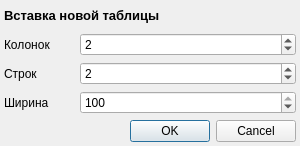
<?xml version="1.0" encoding="UTF-8"?>
<ui version="4.0">
 <class>NewTableDlg</class>
 <widget class="QDialog" name="NewTableDlg">
  <property name="geometry">
   <rect>
    <x>0</x>
    <y>0</y>
    <width>300</width>
    <height>146</height>
   </rect>
  </property>
  <property name="sizePolicy">
   <sizepolicy hsizetype="Fixed" vsizetype="Fixed">
    <horstretch>0</horstretch>
    <verstretch>0</verstretch>
   </sizepolicy>
  </property>
  <property name="minimumSize">
   <size>
    <width>0</width>
    <height>146</height>
   </size>
  </property>
  <property name="maximumSize">
   <size>
    <width>16777215</width>
    <height>146</height>
   </size>
  </property>
  <property name="windowTitle">
   <string>Новая таблица</string>
  </property>
  <property name="windowIcon">
   <iconset resource="uocommonmdi.qrc">
    <normaloff>:/images/table_add.png</normaloff>:/images/table_add.png</iconset>
  </property>
  <layout class="QHBoxLayout" name="horizontalLayout">
   <property name="margin">
    <number>4</number>
   </property>
   <item>
    <layout class="QVBoxLayout" name="verticalLayout">
     <item>
      <widget class="QLabel" name="label">
       <property name="font">
        <font>
         <pointsize>10</pointsize>
         <weight>75</weight>
         <bold>true</bold>
        </font>
       </property>
       <property name="text">
        <string>Вставка новой таблицы</string>
       </property>
      </widget>
     </item>
     <item>
      <layout class="QGridLayout" name="gridLayout">
       <item row="0" column="0">
        <widget class="QLabel" name="label_2">
         <property name="text">
          <string>Колонок</string>
         </property>
         <property name="buddy">
          <cstring>m_columnLe</cstring>
         </property>
        </widget>
       </item>
       <item row="1" column="0">
        <widget class="QLabel" name="label_3">
         <property name="text">
          <string>Строк</string>
         </property>
         <property name="buddy">
          <cstring>m_rowLe</cstring>
         </property>
        </widget>
       </item>
       <item row="2" column="0">
        <widget class="QLabel" name="label_4">
         <property name="text">
          <string>Ширина </string>
         </property>
         <property name="buddy">
          <cstring>m_widhtSb</cstring>
         </property>
        </widget>
       </item>
       <item row="2" column="1">
        <widget class="QSpinBox" name="m_widhtSb">
         <property name="minimum">
          <number>10</number>
         </property>
         <property name="maximum">
          <number>100</number>
         </property>
         <property name="singleStep">
          <number>10</number>
         </property>
         <property name="value">
          <number>100</number>
         </property>
        </widget>
       </item>
       <item row="0" column="1">
        <widget class="QSpinBox" name="m_columnLe">
         <property name="minimum">
          <number>1</number>
         </property>
         <property name="value">
          <number>2</number>
         </property>
        </widget>
       </item>
       <item row="1" column="1">
        <widget class="QSpinBox" name="m_rowLe">
         <property name="minimumSize">
          <size>
           <width>216</width>
           <height>0</height>
          </size>
         </property>
         <property name="minimum">
          <number>1</number>
         </property>
         <property name="value">
          <number>2</number>
         </property>
        </widget>
       </item>
      </layout>
     </item>
     <item>
      <widget class="QDialogButtonBox" name="buttonBox">
       <property name="minimumSize">
        <size>
         <width>290</width>
         <height>0</height>
        </size>
       </property>
       <property name="orientation">
        <enum>Qt::Horizontal</enum>
       </property>
       <property name="standardButtons">
        <set>QDialogButtonBox::Cancel|QDialogButtonBox::Ok</set>
       </property>
      </widget>
     </item>
    </layout>
   </item>
  </layout>
 </widget>
 <tabstops>
  <tabstop>m_columnLe</tabstop>
  <tabstop>m_rowLe</tabstop>
  <tabstop>m_widhtSb</tabstop>
  <tabstop>buttonBox</tabstop>
 </tabstops>
 <resources>
  <include location="uocommonmdi.qrc"/>
 </resources>
 <connections>
  <connection>
   <sender>buttonBox</sender>
   <signal>accepted()</signal>
   <receiver>NewTableDlg</receiver>
   <slot>accept()</slot>
   <hints>
    <hint type="sourcelabel">
     <x>248</x>
     <y>254</y>
    </hint>
    <hint type="destinationlabel">
     <x>157</x>
     <y>274</y>
    </hint>
   </hints>
  </connection>
  <connection>
   <sender>buttonBox</sender>
   <signal>rejected()</signal>
   <receiver>NewTableDlg</receiver>
   <slot>reject()</slot>
   <hints>
    <hint type="sourcelabel">
     <x>316</x>
     <y>260</y>
    </hint>
    <hint type="destinationlabel">
     <x>286</x>
     <y>274</y>
    </hint>
   </hints>
  </connection>
 </connections>
 <designerdata>
  <property name="gridDeltaX">
   <number>10</number>
  </property>
  <property name="gridDeltaY">
   <number>10</number>
  </property>
  <property name="gridSnapX">
   <bool>true</bool>
  </property>
  <property name="gridSnapY">
   <bool>true</bool>
  </property>
  <property name="gridVisible">
   <bool>true</bool>
  </property>
 </designerdata>
</ui>
